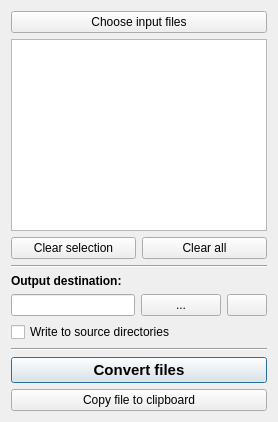
       <widget class="QWidget" name="tab_file_io">
        <attribute name="icon">
         <iconset resource="highlight-gui.qrc">
          <normaloff>:/file.png</normaloff>:/file.png</iconset>
        </attribute>
        <attribute name="title">
         <string>Files</string>
        </attribute>
        <layout class="QVBoxLayout" name="verticalLayout_3">
         <item>
          <widget class="QPushButton" name="pbOpenFiles">
           <property name="toolTip">
            <string>Choose the source code files you want to convert.</string>
           </property>
           <property name="whatsThis">
            <string/>
           </property>
           <property name="text">
            <string>Choose input files</string>
           </property>
           <property name="icon">
            <iconset resource="highlight-gui.qrc">
             <normaloff>:/file.png</normaloff>:/file.png</iconset>
           </property>
          </widget>
         </item>
         <item>
          <widget class="QListWidget" name="lvInputFiles">
           <property name="sizePolicy">
            <sizepolicy hsizetype="Preferred" vsizetype="MinimumExpanding">
             <horstretch>0</horstretch>
             <verstretch>0</verstretch>
            </sizepolicy>
           </property>
           <property name="minimumSize">
            <size>
             <width>0</width>
             <height>50</height>
            </size>
           </property>
           <property name="acceptDrops">
            <bool>false</bool>
           </property>
           <property name="toolTip">
            <string>List of input files.</string>
           </property>
           <property name="dragDropMode">
            <enum>QAbstractItemView::DropOnly</enum>
           </property>
           <property name="alternatingRowColors">
            <bool>true</bool>
           </property>
           <property name="selectionMode">
            <enum>QAbstractItemView::ExtendedSelection</enum>
           </property>
           <property name="selectionBehavior">
            <enum>QAbstractItemView::SelectRows</enum>
           </property>
           <property name="sortingEnabled">
            <bool>true</bool>
           </property>
          </widget>
         </item>
         <item>
          <layout class="QHBoxLayout" name="horizontalLayout">
           <item>
            <widget class="QPushButton" name="pbClearSelection">
             <property name="toolTip">
              <string>Remove the selected input files.</string>
             </property>
             <property name="text">
              <string>Clear selection</string>
             </property>
            </widget>
           </item>
           <item>
            <widget class="QPushButton" name="pbClearAll">
             <property name="toolTip">
              <string>Remove all input files.</string>
             </property>
             <property name="text">
              <string>Clear all</string>
             </property>
            </widget>
           </item>
          </layout>
         </item>
         <item>
          <widget class="Line" name="line_11">
           <property name="orientation">
            <enum>Qt::Horizontal</enum>
           </property>
          </widget>
         </item>
         <item>
          <layout class="QVBoxLayout" name="verticalLayout">
           <item>
            <widget class="QLabel" name="label_11">
             <property name="font">
              <font>
               <weight>75</weight>
               <bold>true</bold>
              </font>
             </property>
             <property name="text">
              <string>Output destination:</string>
             </property>
            </widget>
           </item>
           <item>
            <layout class="QHBoxLayout" name="horizontalLayout_22">
             <item>
              <widget class="QLineEdit" name="leOutputDest">
               <property name="sizePolicy">
                <sizepolicy hsizetype="Minimum" vsizetype="Preferred">
                 <horstretch>0</horstretch>
                 <verstretch>0</verstretch>
                </sizepolicy>
               </property>
               <property name="toolTip">
                <string>Output directory</string>
               </property>
              </widget>
             </item>
             <item>
              <widget class="QPushButton" name="pbOutputDest">
               <property name="sizePolicy">
                <sizepolicy hsizetype="Fixed" vsizetype="Fixed">
                 <horstretch>0</horstretch>
                 <verstretch>0</verstretch>
                </sizepolicy>
               </property>
               <property name="minimumSize">
                <size>
                 <width>20</width>
                 <height>0</height>
                </size>
               </property>
               <property name="toolTip">
                <string>Select the output directory.</string>
               </property>
               <property name="text">
                <string>...</string>
               </property>
              </widget>
             </item>
             <item>
              <widget class="QPushButton" name="pbBrowseOutDir">
               <property name="sizePolicy">
                <sizepolicy hsizetype="Fixed" vsizetype="Fixed">
                 <horstretch>0</horstretch>
                 <verstretch>0</verstretch>
                </sizepolicy>
               </property>
               <property name="minimumSize">
                <size>
                 <width>20</width>
                 <height>0</height>
                </size>
               </property>
               <property name="toolTip">
                <string>Browse output directory</string>
               </property>
               <property name="text">
                <string/>
               </property>
               <property name="icon">
                <iconset resource="highlight-gui.qrc">
                 <normaloff>:/folder.png</normaloff>:/folder.png</iconset>
               </property>
              </widget>
             </item>
            </layout>
           </item>
           <item>
            <widget class="QCheckBox" name="cbWrite2Src">
             <property name="toolTip">
              <string>Save output in the input file directories.</string>
             </property>
             <property name="text">
              <string>Write to source directories</string>
             </property>
            </widget>
           </item>
          </layout>
         </item>
         <item>
          <widget class="Line" name="line_2">
           <property name="orientation">
            <enum>Qt::Horizontal</enum>
           </property>
          </widget>
         </item>
         <item>
          <widget class="QPushButton" name="pbStartConversion">
           <property name="sizePolicy">
            <sizepolicy hsizetype="Preferred" vsizetype="Fixed">
             <horstretch>0</horstretch>
             <verstretch>0</verstretch>
            </sizepolicy>
           </property>
           <property name="minimumSize">
            <size>
             <width>120</width>
             <height>0</height>
            </size>
           </property>
           <property name="font">
            <font>
             <pointsize>11</pointsize>
             <weight>75</weight>
             <bold>true</bold>
            </font>
           </property>
           <property name="toolTip">
            <string>Start the conversion of your input files.</string>
           </property>
           <property name="text">
            <string>Convert files</string>
           </property>
           <property name="default">
            <bool>true</bool>
           </property>
          </widget>
         </item>
         <item>
          <widget class="QPushButton" name="pbCopyFile2CP">
           <property name="toolTip">
            <string>Copy highlighted code of the selected file into the clipboard.</string>
           </property>
           <property name="text">
            <string>Copy file to clipboard</string>
           </property>
          </widget>
         </item>
        </layout>
       </widget>
